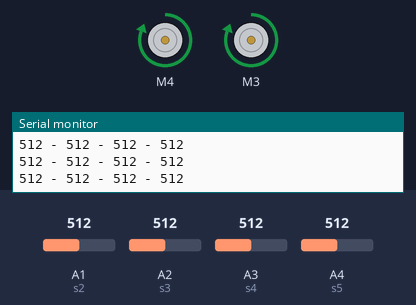
This sketch was run on a simulated Arduino Uno, built with avr-gcc and run on an emulated ATmega328P. On the bench: 2 × DC motor (green arrow = forward, orange = backward, longer = faster), the last lines printed to the serial monitor. Inputs (shaded band) come from the test bench; at power-on: A1 (s2) = 512, A2 (s3) = 512, A3 (s4) = 512, A4 (s5) = 512.

Above: at 1.2 s.
1.3 s: A1 (s2) set to 213
4.3 s: A1 (s2) set to 189
At 4.9 s:
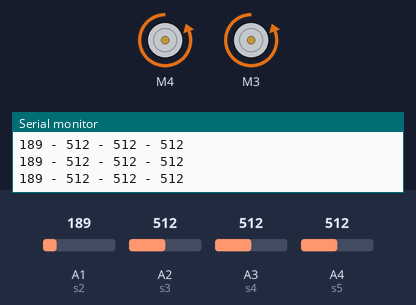
5.8 s: A2 (s3) set to 213
7.3 s: A2 (s3) set to 185
At 8.1 s:
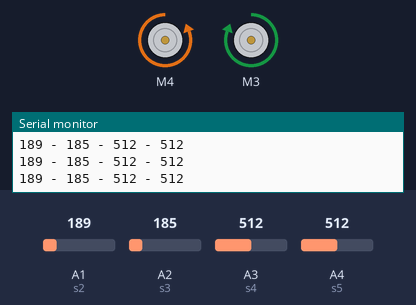
8.8 s: A3 (s4) set to 217
11.8 s: A3 (s4) set to 184
At 12.3 s:
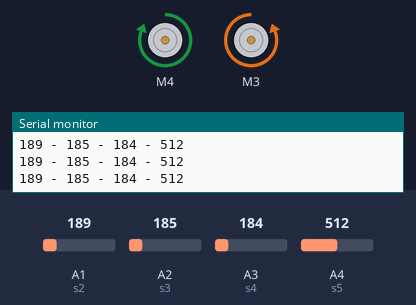
Timing chart, 0 to 14.3 s (numbered marks = the images above; inputs shaded):
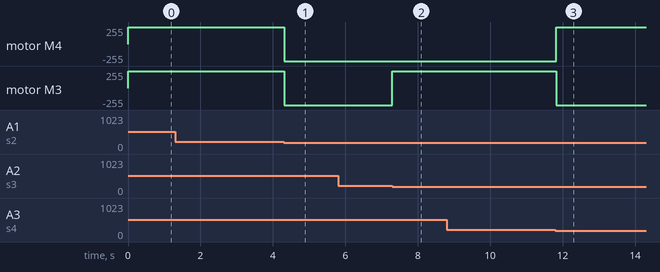

Measured:
- the behaviour switches between 201 and 200 on A1 (s2) (found by bisection; images 0 and 1)
- the behaviour switches between 201 and 200 on A2 (s3) (found by bisection; images 1 and 2)
- the behaviour switches between 201 and 200 on A3 (s4) (found by bisection; images 2 and 3)
- after the input at 4.3 s, motor M4, motor M3: forward 255/255 → backward 255/255 at once
- after the input at 7.3 s, motor M3: backward 255/255 → forward 255/255 at once
- after the input at 11.8 s, motor M4: backward 255/255 → forward 255/255 at once; motor M3: forward 255/255 → backward 255/255 at once

The sketch:

Arduino_UNO_Code.ino
```cpp
#include <AFMotor.h>

//Motor Driver Variables
AF_DCMotor leftmotor(4);
AF_DCMotor rightmotor(3);


//All Sensor Readings

int s2 = A1;
int s3 = A2;
int s4 = A3;
int s5 = A4;

int diff = 200;

void setup() {

  Serial.begin(9600);


  leftmotor.setSpeed(255);
  rightmotor.setSpeed(255);
  leftmotor.run(RELEASE);
  rightmotor.run(RELEASE);


  pinMode(s2, INPUT);
  pinMode(s3, INPUT);
  pinMode(s4, INPUT);
  pinMode(s5, INPUT);

}

void loop() {

  Serial.print(analogRead(s2));//for
  Serial.print(" - ");

  Serial.print(analogRead(s3));//back
  Serial.print(" - ");

  Serial.print(analogRead(s4));//left
  Serial.print(" - ");

  Serial.println(analogRead(s5));//right


  if(analogRead(s2)>diff){
    leftmotor.run(FORWARD);
    rightmotor.run(FORWARD);
  }
  else if(analogRead(s3)>diff){
    leftmotor.run(BACKWARD);
    rightmotor.run(BACKWARD);
  }
  else if(analogRead(s4)>diff){
    leftmotor.run(BACKWARD);
    rightmotor.run(FORWARD);
  }
  else if(analogRead(s5)>diff){
    leftmotor.run(FORWARD);
    rightmotor.run(BACKWARD);
  }
  else{
    leftmotor.run(RELEASE);
    rightmotor.run(RELEASE);
  }
}
```
